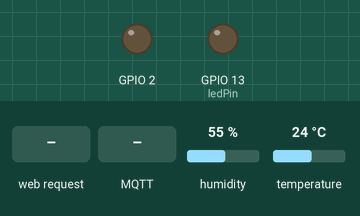
Recording of a sketch running on a simulated ESP8266 (NodeMCU). Parts: output pins drawn as LEDs (lit = HIGH). The test bench sets the inputs (shaded band); at power-on: humidity 55 %, temperature 24 °C. WiFi joins after 1.5 s; servers stay silent unless stated; no MQTT or app messages arrive unless stated; what the sketch prints to the serial monitor is not drawn.

Above: at 2.7 s.
2.8 s: HTTP request GET /LED=ON received
At 4.2 s:
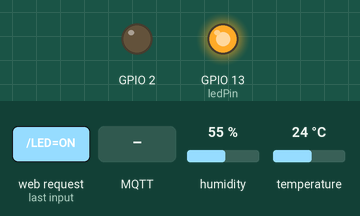
5.1 s: MQTT message "/LED=ON" arrives on the first subscribed topic
At 6.9 s:
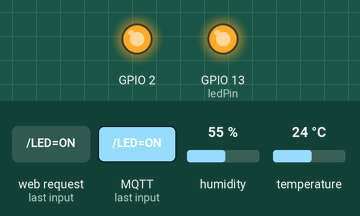
7.2 s: HTTP request GET /LED=OFF received
At 9.2 s:
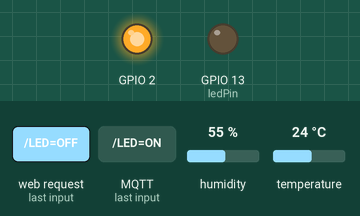
13.6 s: MQTT message "1" arrives on the first subscribed topic
At 14.9 s:
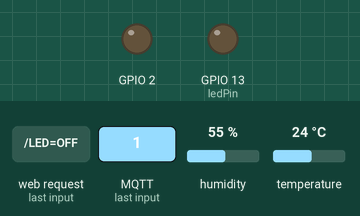
Timing chart, 0 to 16.6 s (numbered marks = the images above; inputs shaded):
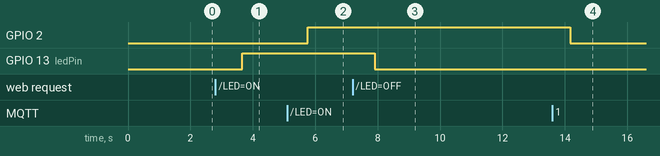

The sketch:

MQTT_ALL_LedControl.ino
```cpp
///WeatherStage
#include "DHT.h"
#define DHTPIN 4
#define DHTTYPE DHT11


///MQTT Stage & Web Stage

#include <ESP8266WiFi.h>
#include <PubSubClient.h>

//Led Control
int ledPin = 13; // GPIO13


// ESP8266 Server
#include <ESP8266WebServer.h>
  //ESP8266 Web Server Stage
  ESP8266WebServer server(80);
WiFiServer serverx(80);

unsigned long previousMillis = 0;        // will store last temp was read
const long interval = 2000;              // interval at which to read sensor
String webString="";

const char* ssid = "sungerbob";
const char* password = "halukbinreyhan";
const char* mqtt_server = "192.168.0.12";


WiFiClient espClient;
PubSubClient client(espClient);

long lastMsg = 0;
char msg[50];
int value = 0;

void setup_wifi() {

  delay(10);
  // We start by connecting to a WiFi network
  Serial.println();
  Serial.print("Connecting to ");
  Serial.println(ssid);

  WiFi.begin(ssid, password);

  while (WiFi.status() != WL_CONNECTED) {
    delay(500);
    Serial.print(".");
  }

  Serial.println("");
  Serial.println("WiFi connected");
  Serial.println("IP address: ");
  Serial.println(WiFi.localIP());


}

//MQTT Connect

void reconnect() {
  // Loop until we're reconnected
  while (!client.connected()) {
    Serial.print("Attempting MQTT connection...");
    // Attempt to connect
    if (client.connect("ESP8266Client")) {
      Serial.println("connected");
      // Once connected, publish an announcement...
      client.publish("outTopic", "hello world");
      // ... and resubscribe
      client.subscribe("inTopic");
    } else {
      Serial.print("failed, rc=");
      Serial.print(client.state());
      Serial.println(" try again in 5 seconds");
      // Wait 5 seconds before retrying
      delay(5000);
    }
  }
}

//MQTT SEND & RECEIVE

void callback(char* topic, byte* payload, unsigned int length) {
    Serial.print("Message arrived [");
    Serial.print(topic);
    Serial.print("] ");
    for (int i = 0; i < length; i++) {
      Serial.print((char)payload[i]);
    }
    Serial.println();


    // Switch on the LED if an 1 was received as first character
    if ((char)payload[0] == '1') {
      digitalWrite(BUILTIN_LED, LOW);   // Turn the LED on (Note that LOW is the voltage level
      // but actually the LED is on; this is because
      // it is acive low on the ESP-01)
    } else {
      digitalWrite(BUILTIN_LED, HIGH);  // Turn the LED off by making the voltage HIGH
    }
  }


void handle_root() {
  server.send(200, "text/plain", "Hello from the weather esp8266, read from /temp or /humidity");
  delay(100);
}


DHT dht(DHTPIN, DHTTYPE);

void setup() {
  Serial.begin(9600);
//DHT STAGE
  Serial.println("DHT Weather Coming!");
  dht.begin();
//MQTT ESP STAGE

 setup_wifi();

 pinMode(BUILTIN_LED, OUTPUT);     // Initialize the BUILTIN_LED pin as an output
 client.setServer(mqtt_server, 1883);
   client.setCallback(callback);

//ESP8266 Server Stage
  server.on("/", handle_root);
  server.on("/temp", [](){  // if you add this subdirectory to your webserver call, you get text below :)
  unsigned long currentMillis = millis();
   if(currentMillis - previousMillis >= interval) {
       previousMillis = currentMillis;

  }
   float t = dht.readTemperature();
    webString="Temperature: "+ String((int)t)+" C"; // Arduino has a hard time with float to string
    server.send(200, "text/plain", webString);            // send to someones browser when asked
  });
  server.begin();
  serverx.begin();
  Serial.println("HTTP server started");

//Led Contrl

  pinMode(ledPin, OUTPUT);
  digitalWrite(ledPin, LOW);


}

void loop() {


   server.handleClient();

  delay(2000);
  float h = dht.readHumidity();
  // Read temperature as Celsius (the default)
  float t = dht.readTemperature();
  // Read temperature as Fahrenheit (isFahrenheit = true)
  float f = dht.readTemperature(true);
if (isnan(h) || isnan(t) || isnan(f)) {
    Serial.println("Failed to read from DHT sensor!");
    return;
}
// Compute heat index in Fahrenheit (the default)
  float hif = dht.computeHeatIndex(f, h);
  // Compute heat index in Celsius (isFahreheit = false)
  float hic = dht.computeHeatIndex(t, h, false);
 Serial.print("Humidity: ");
  Serial.print(h);
  Serial.print(" %\t");
  Serial.print("Temperature: ");
  Serial.print(t);
  Serial.print(" *C ");
  Serial.print(f);
  Serial.print(" *F\t");
  Serial.print("Heat index: ");
  Serial.print(hic);
  Serial.print(" *C ");
  Serial.print(hif);
  Serial.println(" *F");


  //MQTT STAGE

   if (!client.connected()) {
    reconnect();
  }
  client.loop();

  long now = millis();
  if (now - lastMsg > 2000) {
    lastMsg = now;
    ++value;
    snprintf (msg, 75, "hello world #%ld", t);// value  );
    Serial.print("Publish message: ");
    Serial.println(msg);
    client.publish("outTopic", msg);
  }


  //Led Control Stuff


 WiFiClient clientx = serverx.available();
  if (!clientx) {
    return;
  }

  // Read the first line of the request
  String request = clientx.readStringUntil('\r');
  Serial.println(request);
  clientx.flush();

  // Match the request

  int value = LOW;
  if (request.indexOf("/LED=ON") != -1)  {
    digitalWrite(ledPin, HIGH);
    value = HIGH;
  }
  if (request.indexOf("/LED=OFF") != -1)  {
    digitalWrite(ledPin, LOW);
    value = LOW;
  }

// Set ledPin according to the request
//digitalWrite(ledPin, value);

  // Return the response
  clientx.println("HTTP/1.1 200 OK");
  clientx.println("Content-Type: text/html");
  clientx.println(""); //  do not forget this one
  clientx.println("<!DOCTYPE HTML>");
  clientx.println("<html>");

  clientx.print("Led pin is now: ");

  if(value == HIGH) {
    clientx.print("On");
  } else {
    clientx.print("Off");
  }
  clientx.println("<br><br>");
  clientx.println("<a href=\"/LED=ON\"\"><button>Turn On </button></a>");
  clientx.println("<a href=\"/LED=OFF\"\"><button>Turn Off </button></a><br />");
  clientx.println("</html>");

  delay(1);
  Serial.println("Client disonnected");
  Serial.println("");


}
```

Measured:
- after the input at 2.8 s, GPIO 13 (ledPin): LOW → HIGH after 0.86 s
- after the input at 5.1 s, GPIO 2: LOW → HIGH after 0.66 s
- after the input at 7.2 s, GPIO 13 (ledPin): HIGH → LOW after 0.71 s
- after the input at 13.6 s, GPIO 2: HIGH → LOW after 0.57 s
